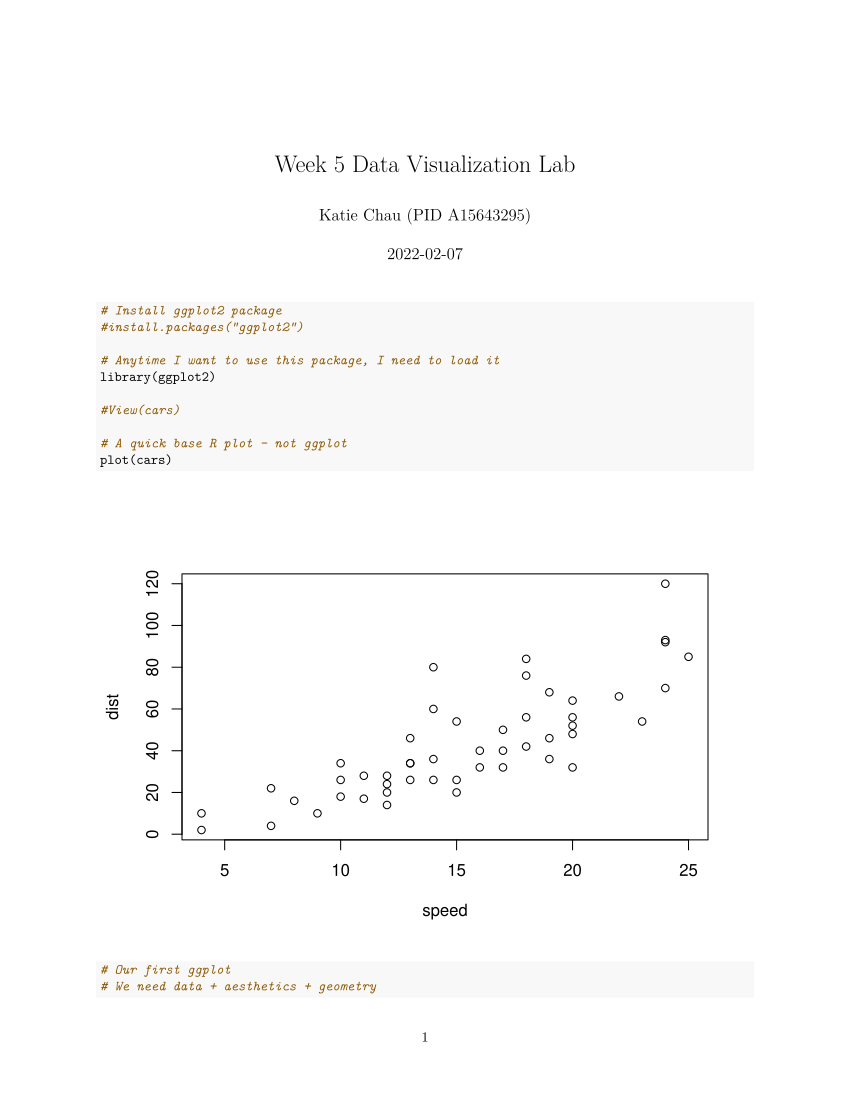

Generate this figure with R:
#' ---
#' title: "Week 5 Data Visualization Lab "
#' author: "Katie Chau (PID A15643295)"
#' ---


# Install ggplot2 package 
#install.packages("ggplot2")

# Anytime I want to use this package, I need to load it 
library(ggplot2)

#View(cars)

# A quick base R plot - not ggplot
plot(cars)

# Our first ggplot 
# We need data + aesthetics + geometry 

ggplot(data=cars) +
aes(x=speed,y=dist) +
  geom_point()

p <- ggplot(data=cars) +
  aes(x=speed,y=dist) +
  geom_point()

# Add a line geom with geom_line()
p + geom_line()

#Add a trend line close to the data 
p + geom_smooth()

p + geom_smooth(method = "lm")


#-------#

# Read in our drug expression data 


url <- "https://bioboot.github.io/bimm143_S20/class-material/up_down_expression.txt"
genes <- read.delim(url)
head(genes)

# Make a ggplot 
#ggplot(data=genes)+aes(x=Condition1,y=Condition2,col=State) +geom_point()
# Add some color 

# How many rows in genes?
nrow(genes)
# How many columns in genes? 
colnames(genes)
ncol(genes)
# down, unchanging and up of State
table(genes$State)
# Fraction of total genes are up-regulated
round(table(genes$State)/nrow(genes)*100,2)

# Change color
#g + scale_colour_manual(values=c("blue","gray","red")) + 
  #labs(title="Gene Expresion Changes Upon Drug Treatment",
       #x="Control (no drug)",
       #y="Drug Treatment")
